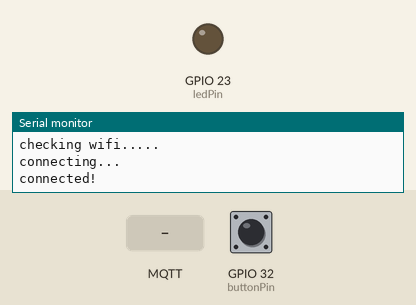
A sketch run on a simulated ESP32. Parts: output pins drawn as LEDs (lit = HIGH), the last lines printed to the serial monitor. The inputs (shaded band) are chosen by the test bench; at power-on: GPIO 32 (buttonPin) HIGH. WiFi joins after 1.5 s; servers stay silent unless stated; no MQTT or app messages arrive unless stated.

Above: at 3.2 s.
3.3 s: MQTT message "on" arrives on the first subscribed topic
At 4.2 s:
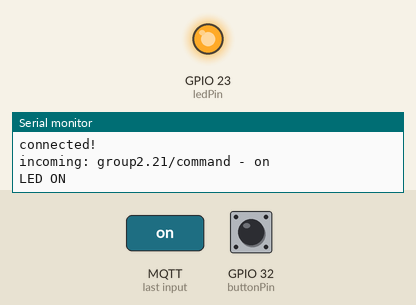
6.4 s: MQTT message "off" arrives on the first subscribed topic
At 7.7 s:
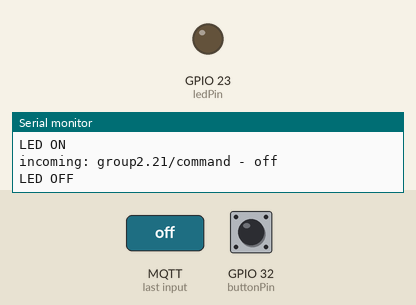
Timing chart, 0 to 9.4 s (numbered marks = the images above; inputs shaded):
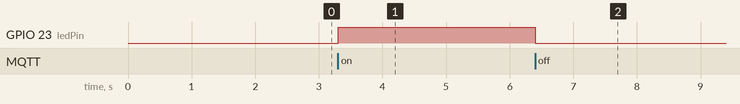

Measured:
- after the input at 3.3 s, GPIO 23 (ledPin): LOW → HIGH at once
- after the input at 6.4 s, GPIO 23 (ledPin): HIGH → LOW at once

The sketch:

Lab03.ino
```cpp
// Exmaple of using the MQTT library for ESP32
// Library by Joël Gähwiler
// https://github.com/256dpi/arduino-mqtt
// Modified by Arnan Sipitakiat


#include <WiFi.h>
#include <MQTT.h>

const char ssid[] = "nutty";
const char pass[] = "12345678";

const char mqtt_broker[]="test.mosquitto.org";
const char mqtt_topic[]="group2.21/command";
const char mqtt_client_id[]="arduino_group_2.21"; // must change this string to a unique value
int MQTT_PORT=1883;

int counter=0;

WiFiClient net;
MQTTClient client;

unsigned long lastMillis = 0;

const int buttonPin = 32;
int lastButtonState = HIGH;
const int ledPin = 23;

void connect() {
  Serial.print("checking wifi...");
  while (WiFi.status() != WL_CONNECTED) {
    Serial.print(".");
    delay(1000);
  }

  Serial.print("\nconnecting...");
  while (!client.connect(mqtt_client_id)) {
    Serial.print(".");
    delay(1000);
  }

  Serial.println("\nconnected!");

  client.subscribe(mqtt_topic);
  // client.unsubscribe("/hello");
}

void messageReceived(String &topic, String &payload) {
  Serial.println("incoming: " + topic + " - " + payload);

  if (payload == "on") {
    digitalWrite(ledPin, HIGH); // เปิดไฟ LED
    Serial.println("LED ON");
  } else if (payload == "off") {
    digitalWrite(ledPin, LOW); // ปิดไฟ LED
    Serial.println("LED OFF");
  }
  // Note: Do not use the client in the callback to publish, subscribe or
  // unsubscribe as it may cause deadlocks when other things arrive while
  // sending and receiving acknowledgments. Instead, change a global variable,
  // or push to a queue and handle it in the loop after calling client.loop().
}

void setup() {
  Serial.begin(9600);
  WiFi.begin(ssid, pass);

  // Note: Local domain names (e.g. "Computer.local" on OSX) are not supported
  // by Arduino. You need to set the IP address directly.
  pinMode(buttonPin, INPUT_PULLUP);
  pinMode(ledPin, OUTPUT);
  digitalWrite(ledPin, LOW);

  client.begin(mqtt_broker, MQTT_PORT, net);
  client.onMessage(messageReceived);

  connect();
}

void loop() {
  client.loop();
  delay(10);  // <- fixes some issues with WiFi stability

  if (!client.connected()) {
    connect();
  }

  int buttonState = digitalRead(buttonPin);
   if (buttonState != lastButtonState) {
    if (buttonState == LOW) {
      // กดปุ่ม (Button Pressed)
      client.publish(mqtt_topic, "Button Pressed");
      Serial.println("Button Pressed");
    } else {
      // ปล่อยปุ่ม (Button Released)
      client.publish(mqtt_topic, "Button Released");
      Serial.println("Button Released");
    }
    // อัปเดตสถานะปุ่ม
    lastButtonState = buttonState;
   }

  // publish a message roughly every second.
  // not that we don't use delay() because we need to keep calling the client.loop()
  // to keep the connection alive
  if (millis() - lastMillis > 2000) {
    lastMillis = millis();
    client.publish(mqtt_topic, "Counter = " + String(counter++));
  }
}
```
